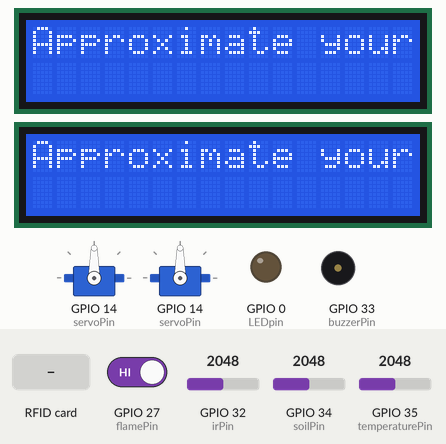
Simulated run of this program. Board: ESP32. On the bench: 2 × 16×2 character LCD, 2 × servo, output pins drawn as LEDs (lit = HIGH), buzzer (waves = sounding, pin HIGH). Inputs (shaded band) come from the test bench; at power-on: GPIO 32 (irPin) = 2048, GPIO 27 (flamePin) HIGH, GPIO 34 (soilPin) = 2048, GPIO 35 (temperaturePin) = 2048. WiFi joins after 1.5 s; servers stay silent unless stated; no MQTT or app messages arrive unless stated; what the program prints to the serial monitor is not drawn.

Above: at 3.9 s.
4.0 s: GPIO 32 (irPin) set to 1034
7.2 s: GPIO 32 (irPin) set to 970
At 8.7 s:
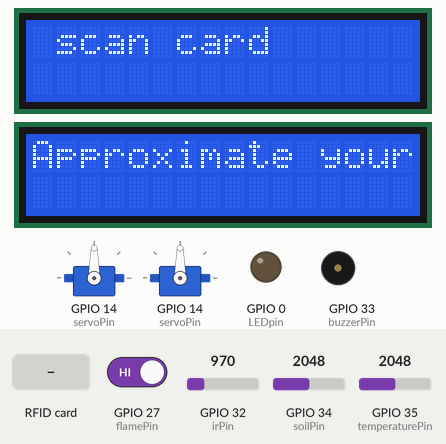
9.2 s: GPIO 27 (flamePin) driven LOW
At 11.7 s:
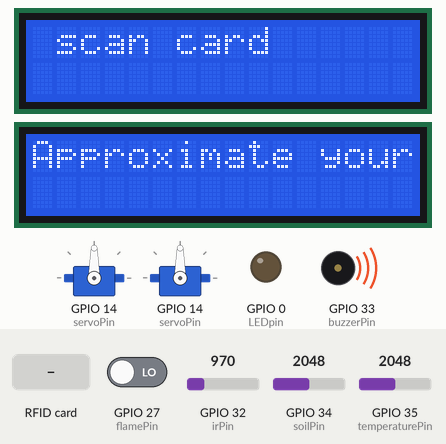
12.4 s: RFID card 33 8A 0F 25 held to the reader
At 13.9 s:
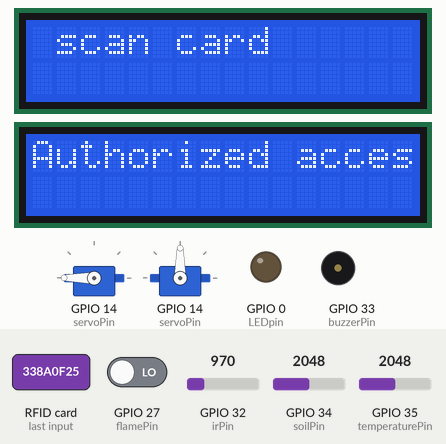
17.7 s: RFID card 5E 7A 19 C4 held to the reader
At 20.6 s:
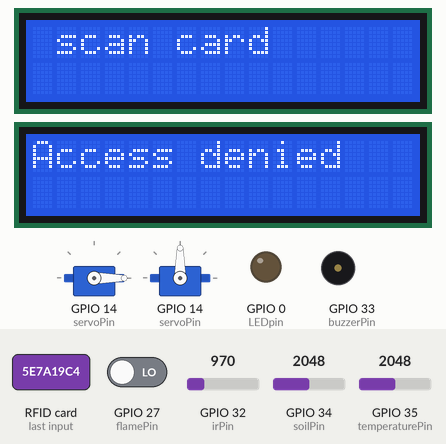
23.1 s: RFID card 33 8A 0F 25 held to the reader
At 28.2 s:
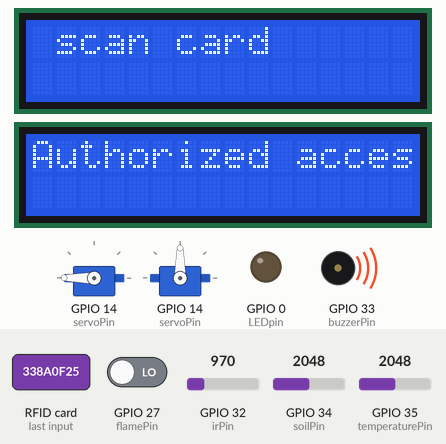
Timing chart, 0 to 29.4 s (numbered marks = the images above; inputs shaded):
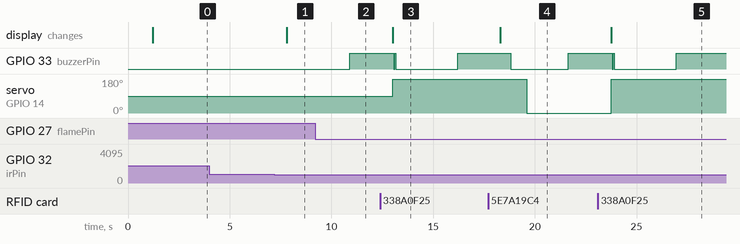

Measured:
- the behaviour switches between 1000 and 999 on GPIO 32 (irPin) (found by bisection; images 0 and 1)
- after the input at 4.0 s, every drawn part: stays the same
- after the input at 7.2 s, the display: changes after 0.60 s (image 1)
- after the input at 9.2 s, GPIO 33 (buzzerPin): LOW → HIGH after 1.7 s
- after the input at 12.4 s, GPIO 33 (buzzerPin): HIGH → LOW after 0.66 s, → HIGH 0.05 s later, → LOW 0.05 s later, → HIGH 3.0 s later; servo on GPIO 14 (servoPin): 90° → 180° after 0.61 s; the display: changes after 0.61 s (image 3)
- after the input at 17.7 s, GPIO 33 (buzzerPin): HIGH → LOW after 1.1 s, → HIGH 2.8 s later; servo on GPIO 14 (servoPin): 180° → 0° after 1.9 s; the display: changes after 0.61 s (image 4)
- after the input at 23.1 s, GPIO 33 (buzzerPin): HIGH → LOW after 0.71 s, → HIGH 0.05 s later, → LOW 0.05 s later, → HIGH 3.0 s later; servo on GPIO 14 (servoPin): 0° → 180° after 0.66 s; the display: changes after 0.66 s (image 5)

The program:

main.cpp
```cpp
#include <Arduino.h>
#include "smartHome.h"

smartHome mySmartHome;

void setup() {
    delay(500);
    Serial.begin(115200);
    delay(500);
    mySmartHome.setup();
    mySmartHome.establishConnections();
}

void loop() {
    mySmartHome.loop();
}
```

RFID.h
```cpp
#ifndef RFID_H
#define RFID_H
#include <SPI.h>
#include <MFRC522.h>
#include "Sensor.h"
#include "buzzer.h"
#include "LCD.h"
#include "servoMotor.h"

class RFID : public smartDevice {
private:
    MFRC522 rfid;          // Instance of the RFID class
    buzzer myBuzzer;       // Buzzer instance
    bool flag;             // stores the result of card recognition
    LCD rfidLCD;           // LCD to talk with the user
    servoMotor myServo;    // Servo motor instance

public:
    RFID(int SS_PIN, int RST_PIN, int buzzerPin, int servoPin)
        : rfid(SS_PIN, RST_PIN), myBuzzer(buzzerPin), rfidLCD(), myServo(servoPin), flag(false) {}

    void deviceSetup() override {
        SPI.begin(); // Initiate SPI bus
        rfid.PCD_Init(); // Init MFRC522 PCD
        myBuzzer.deviceSetup(); // Initialize buzzer
        rfidLCD.deviceSetup(); // Initialize LCD
        myServo.deviceSetup(); // Initialize servo motor
        Serial.println("Approximate your Card to the Reader....");
    }

    void checkRFID() {
        if (rfid.PICC_IsNewCardPresent() && rfid.PICC_ReadCardSerial()) {
            String UID = ""; // to store tag id in it
            for (byte i = 0; i < rfid.uid.size; i++) {
                UID.concat(String(rfid.uid.uidByte[i] < 0x10 ? " 0" : " "));
                UID.concat(String(rfid.uid.uidByte[i], HEX));
            }
            Serial.print("UID:"); //print to serial
            Serial.println(UID);
            UID.toUpperCase(); // Convert UID to uppercase

            if (UID.substring(1) == "33 8A 0F 25") {
                Serial.println("Authorized access");
                rfidLCD.printMessage(0, 0, "Authorized access");
                myServo.setAngle(180);  // Open the door
                flag = true;
            } else {
                rfidLCD.clear();
                rfidLCD.printMessage(0, 0, "Access denied");
                Serial.println("Access denied");
                myBuzzer.doorBuzzDenied();
                myServo.setAngle(0); //close the door
                flag = false;
            }
            rfid.PICC_HaltA();       // Stop encryption on PCD
            rfid.PCD_StopCrypto1();   // Stop communication with the card
        }
        if (flag) {
            // if access succeful
            myBuzzer.doorBuzzSuccess();
            flag = false;
        }
    }

};
#endif
```

Sensor.h
```cpp
#ifndef SENSOR_H
#define SENSOR_H
#include "Arduino.h"
#include "smartDevice.h"
#include "mqttManager.h"

class Sensor:public smartDevice{

    // this class if for any basic sensor
    // irsensor and soilmoisture sensor just instantiated from this class
protected:
    int sensorPin;
    int reading;
    mqttManager* sensorMqttClient;

public:

    Sensor(int pin, mqttManager* mqttClient)
        : sensorPin(pin), sensorMqttClient(mqttClient), reading(0) {

    }
    // takes the name of the reading and prints the reading to the serial
    void printtoSerial(String name){
        Serial.print(name);
        Serial.print(": ");
        Serial.println(reading);
    }
    //overriden from smartdevice interface used to attach the device to its pin in setup()
    void deviceSetup() override{
        pinMode(sensorPin , INPUT);
    }
    // the basic for all classes is analogread except for flame sensor so we overriden
    // this method there
    virtual void sense(){
        reading = analogRead(sensorPin);
    }

    // return the reading
    int getReading() const{
        return reading;
    }

    // a method for publishing reading to MQTT broker given the topic
    // it used the MQTTmanager instance that was taken in the constructor
    void publishReading(const char* topic) {
        if (sensorMqttClient && sensorMqttClient->isConnected()) {
            String readingStr = String(reading);
            sensorMqttClient->publishMessage(topic, readingStr);
        } else {
            Serial.println("MQTT client not connected.");
        }
    }
};
#endif
```

baseActuator.h
```cpp
#ifndef BASEACTUATOR_H
#define BASEACTUATOR_H

#include "smartDevice.h"
#include "Arduino.h"

class baseActuator : public smartDevice{
    // d
protected:
    bool isMoving = false;
    int actuatorPin;

public:
    baseActuator(int pin) : actuatorPin(pin) {
    }


    void deviceSetup() override{
        pinMode(actuatorPin, OUTPUT);
    }

    void startAction(){
            digitalWrite(actuatorPin, HIGH);
    }

    void stopAction(){
            digitalWrite(actuatorPin, LOW);
    }
};
#endif
```

buzzer.h
```cpp
#ifndef BUZZER_H
#define BUZZER_H
#include "baseActuator.h"
class buzzer: public baseActuator{
private:
    /* data */
public:
    buzzer(int pin) : baseActuator(pin) {}
    // class defines different beeps of buzzer

    void doorBuzzSuccess(){
        startAction();
        delay(50);
        stopAction();
        delay(50);
        startAction();
        delay(50);
        stopAction();
        delay(1000);
    }

    void doorBuzzDenied(){
        startAction();
        delay(500);
        stopAction();
        delay(800);
    }

    void shortBeep() {
        startAction();
        delay(100);
        stopAction();
    }

    void longBeep() {
        startAction();
        delay(500);
        stopAction();
    }
};
#endif
```

connection.h
```cpp
#ifndef CONNECTION_H
#define CONNECTION_H

class Connection {
    // an interface to define the main methods in the connections used in the system
public:
    // Pure virtual function for establishing a connection
    virtual void connect() = 0;

    // Pure virtual function to check if connected
    virtual bool isConnected() = 0;

    // Pure virtual function for disconnecting
    virtual void disconnect() = 0;

    // Virtual destructor
    virtual ~Connection() {}
};

#endif
```

flameSensor.h
```cpp
#ifndef FLAMESENSOR_H
#define FLAMESENSOR_H
#include "Sensor.h"

class flameSensor : public Sensor{
    // a child of sensor that overrides sense() method as it reads digital
private:
    /* data */
public:
    flameSensor(int pin,mqttManager* mqttClient) : Sensor(pin,mqttClient){}

    void sense() override {
        // reads digital instead of analog
        reading = digitalRead(sensorPin);
    }
};
#endif
```

mqttManager.h
```cpp
#ifndef MQTTMANAGER_H
#define MQTTMANAGER_H

#include <PubSubClient.h>
#include <WiFiClientSecure.h>
#include "Connection.h"


class mqttManager:public Connection {
public:
    WiFiClientSecure espClient;
    PubSubClient client;

    mqttManager(const char* server, const char* username, const char* password)
        : mqtt_server(server), mqtt_username(username), mqtt_password(password), client(espClient) {
        // Constructor initializes mqtt configurations and client with espClient
    }


    void callback(char* topic, byte* payload, unsigned int length){
        // call back method to recieve messages in variable recievedmessage and its topic in variable topicofrecievedmessage
        Serial.print("Message arrived [");
        Serial.print(topic);
        Serial.print("] ");
        topicofrecievedmessage = String(topic);
        receivedMessage = "";
        for (int i = 0; i < length; i++) {
            receivedMessage += (char)payload[i];
        }
        Serial.println(receivedMessage);
    }

    void connect() override {
        // overriden method from the connection interface to
        // Loop until we’re reconnected
        while (!client.connected()) {
            Serial.print("Attempting MQTT connection… ");
            String clientId = "ESP32Client";
            // Attempt to connect
        if (client.connect(clientId.c_str(), mqtt_username, mqtt_password)) {
            Serial.println("connected!");
            // Once connected, publish an announcement...
            client.publish("ESP32/status", "connected"); // IMPORTANT FOR PUBLISHING DATA (topic,message)
        } else {
            // if connection failed
            Serial.print("failed, rc = ");
            Serial.print(client.state());
            Serial.println(" try again in 5 seconds");
            // Wait 5 seconds before retrying
            delay(5000);
            }
        }

    }


    bool isConnected() override {
        // overriden method checks the connection
        return client.connected();
    }

    void disconnect() override {
        // overriden method disconnect from mqtt
        client.disconnect();
        Serial.println("MQTT disconnected");
    }


    void setup(){
        // method of setting up the wifi connection in the setup() method in main.cpp
        espClient.setCACert(root_ca);
        client.setServer(mqtt_server, mqtt_port);
        client.setCallback([this](char* topic, byte* payload, unsigned int length) {
        this->callback(topic, payload, length); });
    };


    void publishMessage(const char* topic, const String& payload) {
        //given the topic and string message it easy publishes it
        client.publish(topic, payload.c_str());
    }

    void subscribe(const char* topic) {
        // easy subscribe to any topic
        client.subscribe(topic);
        Serial.print("Subscribed to topic: ");
        Serial.println(topic);
    }

    String getMessage() {
        return receivedMessage;
    }

    String getTopic(){
        return topicofrecievedmessage;
    }

private:
    const char* mqtt_server;
    const char* mqtt_username;
    const char* mqtt_password;
    int mqtt_port = 8883;

    static const char root_ca[] PROGMEM;
    String receivedMessage;
    String topicofrecievedmessage;
};

const char mqttManager::root_ca[] PROGMEM = R"EOF(
-----BEGIN CERTIFICATE-----
MIIFazCCA1OgAwIBAgIRAIIQz7DSQONZRGPgu2OCiwAwDQYJKoZIhvcNAQELBQAw
TzELMAkGA1UEBhMCVVMxKTAnBgNVBAoTIEludGVybmV0IFNlY3VyaXR5IFJlc2Vh
cmNoIEdyb3VwMRUwEwYDVQQDEwxJU1JHIFJvb3QgWDEwHhcNMTUwNjA0MTEwNDM4
WhcNMzUwNjA0MTEwNDM4WjBPMQswCQYDVQQGEwJVUzEpMCcGA1UEChMgSW50ZXJu
ZXQgU2VjdXJpdHkgUmVzZWFyY2ggR3JvdXAxFTATBgNVBAMTDElTUkcgUm9vdCBY
MTCCAiIwDQYJKoZIhvcNAQEBBQADggIPADCCAgoCggIBAK3oJHP0FDfzm54rVygc
h77ct984kIxuPOZXoHj3dcKi/vVqbvYATyjb3miGbESTtrFj/RQSa78f0uoxmyF+
0TM8ukj13Xnfs7j/EvEhmkvBioZxaUpmZmyPfjxwv60pIgbz5MDmgK7iS4+3mX6U
A5/TR5d8mUgjU+g4rk8Kb4Mu0UlXjIB0ttov0DiNewNwIRt18jA8+o+u3dpjq+sW
T8KOEUt+zwvo/7V3LvSye0rgTBIlDHCNAymg4VMk7BPZ7hm/ELNKjD+Jo2FR3qyH
B5T0Y3HsLuJvW5iB4YlcNHlsdu87kGJ55tukmi8mxdAQ4Q7e2RCOFvu396j3x+UC
B5iPNgiV5+I3lg02dZ77DnKxHZu8A/lJBdiB3QW0KtZB6awBdpUKD9jf1b0SHzUv
KBds0pjBqAlkd25HN7rOrFleaJ1/ctaJxQZBKT5ZPt0m9STJEadao0xAH0ahmbWn
OlFuhjuefXKnEgV4We0+UXgVCwOPjdAvBbI+e0ocS3MFEvzG6uBQE3xDk3SzynTn
jh8BCNAw1FtxNrQHusEwMFxIt4I7mKZ9YIqioymCzLq9gwQbooMDQaHWBfEbwrbw
qHyGO0aoSCqI3Haadr8faqU9GY/rOPNk3sgrDQoo//fb4hVC1CLQJ13hef4Y53CI
rU7m2Ys6xt0nUW7/vGT1M0NPAgMBAAGjQjBAMA4GA1UdDwEB/wQEAwIBBjAPBgNV
HRMBAf8EBTADAQH/MB0GA1UdDgQWBBR5tFnme7bl5AFzgAiIyBpY9umbbjANBgkq
hkiG9w0BAQsFAAOCAgEAVR9YqbyyqFDQDLHYGmkgJykIrGF1XIpu+ILlaS/V9lZL
ubhzEFnTIZd+50xx+7LSYK05qAvqFyFWhfFQDlnrzuBZ6brJFe+GnY+EgPbk6ZGQ
3BebYhtF8GaV0nxvwuo77x/Py9auJ/GpsMiu/X1+mvoiBOv/2X/qkSsisRcOj/KK
NFtY2PwByVS5uCbMiogziUwthDyC3+6WVwW6LLv3xLfHTjuCvjHIInNzktHCgKQ5
ORAzI4JMPJ+GslWYHb4phowim57iaztXOoJwTdwJx4nLCgdNbOhdjsnvzqvHu7Ur
TkXWStAmzOVyyghqpZXjFaH3pO3JLF+l+/+sKAIuvtd7u+Nxe5AW0wdeRlN8NwdC
jNPElpzVmbUq4JUagEiuTDkHzsxHpFKVK7q4+63SM1N95R1NbdWhscdCb+ZAJzVc
oyi3B43njTOQ5yOf+1CceWxG1bQVs5ZufpsMljq4Ui0/1lvh+wjChP4kqKOJ2qxq
4RgqsahDYVvTH9w7jXbyLeiNdd8XM2w9U/t7y0Ff/9yi0GE44Za4rF2LN9d11TPA
mRGunUHBcnWEvgJBQl9nJEiU0Zsnvgc/ubhPgXRR4Xq37Z0j4r7g1SgEEzwxA57d
emyPxgcYxn/eR44/KJ4EBs+lVDR3veyJm+kXQ99b21/+jh5Xos1AnX5iItreGCc=
-----END CERTIFICATE-----
)EOF";

#endif
```

servoMotor.h
```cpp
#ifndef SERVOMOTOR_H
#define SERVOMOTOR_H
#include "baseActuator.h"
#include "Arduino.h"
#include "ESP32Servo.h"

class servoMotor: public baseActuator{
private:
    int degree;
    Servo myservo;
public:
    servoMotor(int pin) : baseActuator(pin) {}

    // Override deviceSetup to attach the servo
    void deviceSetup() override{
        myservo.attach(actuatorPin);
    }

    // Additional methods for controlling the servo
    void setAngle(int angle) {
        if(angle>=0 && angle<=180)
        myservo.write(angle);  // Set the servo angle
    }

};
#endif
```

smartDevice.h
```cpp
#ifndef SMARTDEVICE_H
#define SMARTDEVICE_H

class smartDevice {
    // an interface for all actuatirs and sensors
public:
    // Pure virtual function for establishing a connection
    virtual void deviceSetup() = 0;

    // Virtual destructor
    virtual ~smartDevice() {}
};

#endif
```

smartHome.h
```cpp
#ifndef SMARTHOME_H
#define SMARTHOME_H

#include "wifiManager.h"
#include "mqttManager.h"
#include "servoMotor.h"
#include "buzzer.h"
#include "LCD.h"
#include "Sensor.h"
#include "flameSensor.h"
#include "temperatureSensor.h"
#include "RFID.h"


class smartHome{
private:
    const char* wifissid = "salma";
    const char* wifipassword = "01208077422sa";

    const char* mqttServer = "74498b65023b4618b32ff9eca30eb516.s1.eu.hivemq.cloud";
    const char* mqttUsername =  "katy1d";
    const char* mqttPassword = "Mennalove1d!!";

    const int flamePin = 27;
    const int temperaturePin = 35;
    const int irPin = 32;
    const int soilPin = 34;

    const int servoPin =14;

    const int buzzerPin=33;
    const int LEDpin=0;

    const int SSpin=5;
    const int RSTpin=16;

    unsigned long lastMsg = 0;

    wifiManager wifi;
    mqttManager mqttClient;
    servoMotor servo;
    buzzer buzzerdevice;
    LCD lcd;
    baseActuator led;
    flameSensor flameSensordevice;
    temperatureSensor tempSensor;
    Sensor irSensor;
    Sensor soilMoistureSensor;
    RFID myRFID;


public:
    smartHome()
        : wifi(wifissid, wifipassword),
          mqttClient(mqttServer, mqttUsername, mqttPassword),
          servo(servoPin),
          buzzerdevice(buzzerPin),
          lcd(),
          led(LEDpin),
          flameSensordevice(flamePin,&mqttClient),
          tempSensor(temperaturePin,&mqttClient),
          irSensor(irPin,&mqttClient),
          soilMoistureSensor(soilPin,&mqttClient),
          myRFID(SSpin,RSTpin,buzzerPin,servoPin)
    {}

    void establishConnections(){

        wifi.connect();
        wifi.check_connection();

        mqttClient.setup();
        mqttClient.connect();
        mqttClient.subscribe("led/brightness");
        mqttClient.subscribe("door/control");

    }

    void setup(){
        smartDevice* smartdevices[] = { &buzzerdevice, &lcd, &led, &flameSensordevice,
                                        &tempSensor,&irSensor,&soilMoistureSensor,&myRFID};

        for (smartDevice* device : smartdevices) {
            device->deviceSetup();
        }
        servo.deviceSetup();
    }

    void publishSensors() {
        // Publish readings of sensors
        flameSensordevice.publishReading("sensors/flame");
        tempSensor.publishReading("sensors/temperature");
        soilMoistureSensor.publishReading("sensors/soilMoisture");
        if (irSensor.getReading()>1000) {
            irSensor.publishReading("sensor/long_distance");
         }
        else {
            irSensor.publishReading("sensor/short_distance");
        }
    }

    void readSensors(){
        // method Read sensors and print reading to the serial
        flameSensordevice.sense();
        tempSensor.readTemperature();
        soilMoistureSensor.sense();
        irSensor.sense();

        // manage the flame sensor reading
        if(flameSensordevice.getReading()==LOW) {
            buzzerdevice.startAction();
        }else{
            buzzerdevice.stopAction();
        }

        flameSensordevice.printtoSerial("flame");
        tempSensor.printtoSerial("temperature");
        soilMoistureSensor.printtoSerial("soil moisture");
        irSensor.printtoSerial("ir reading");
    }


    void doorLockSystem(){
        // a method to manage the door lock using RFID
        Serial.println("door lock system");
        Serial.println("sensing..");
        irSensor.sense();  // Read the IR sensor

        if (irSensor.getReading() < 1000) {  // checking if someone is close
           // Display "scan card" on the LCD
            lcd.clear();
            lcd.printMessage(0, 0, " scan card"); // Additional message on the second line
            myRFID.checkRFID();//starts the RFID module
        }
    }


    void ledBrightnessControl(){
        if(mqttClient.getTopic()=="light"){

            String ledread = mqttClient.getMessage();
            // if switch is ON from flutter
            if(ledread=="on"){
                led.startAction();
            }
            // if switch is off from flutter
            else if (ledread=="off")
            {
                led.stopAction();
            }
        }
    }


  void loop(){
        if (!mqttClient.isConnected()) {
        mqttClient.connect();  // Reconnect if the connection is lost
        }
        mqttClient.client.loop(); // Process incoming messages
        unsigned long now = millis();

        if (now - lastMsg >= 5000) { //read and publish irsensor, temperature and soilmoisture
            readSensors();
            publishSensors();
            lastMsg = now;
        }
         // Delay to avoid flooding the MQTT broker
        doorLockSystem();
        ledBrightnessControl();
        delay(1000);
      }


};


#endif
```

temperatureSensor.h
```cpp
#ifndef TEMPERATURESENSOR_H
#define TEMPERATURESENSOR_H
#include "Sensor.h"

class temperatureSensor:public Sensor{
    // a class for temperature sensor a child of Sensor
private:
    const float BETA = 3950 ; // Beta parameter for NTC Thermistor
public:
    temperatureSensor(int pin,mqttManager* mqttClient) : Sensor(pin,mqttClient){}

    float readTemperature() {
        sense(); // Call base class's sense method
        // Convert the analog value to resistance
        float resistance = 10000.0 * (4095.0 / reading - 1.0);

        // Calculate the temperature in Celsius using the Beta parameter equation
        float temperatureC = 1.0 / (log(resistance / 10000.0) / BETA + 1.0 / 298.15) - 273.15;
        reading =  (int)(-temperatureC);
        return -temperatureC;  // Return the temperature in Celsius
    }

};
#endif
```

Source omitted: wifiManager.h (1600 bytes), LCD.h (781 bytes)
